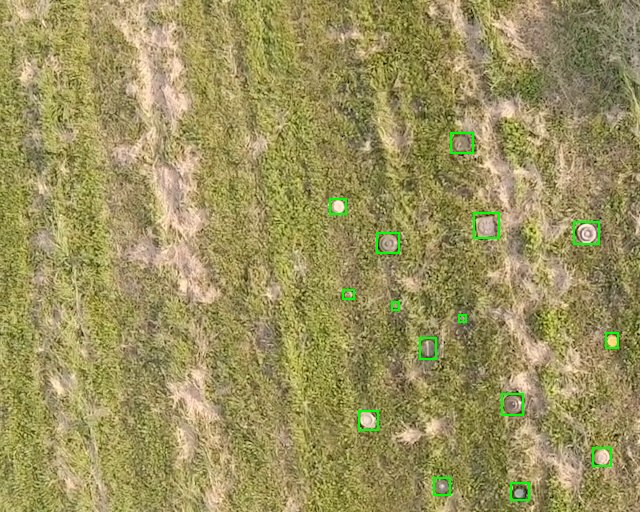
#> input picture paper_results/audit/montages/label_overlays/test_May_May_Morning_0_lwir_0_lwir_46.jpg, 640 x 512 px, given as the content of the folder ads/Landmine_project/Datasets/landmine_combined/train/images, which was not available
$ python phase2_resplit_full.py
#> lines starting #> are read from the running program, lines starting #| are printed output that depends on the picture; pictures that were not available may be replaced by others from this repository, and a replacement may not be noted
### scripts/phase1_audit.py
#!/usr/bin/env python3
"""Phase 1 dataset audit — SafeMine research plan v2.

CPU only. Does not train, does not modify the dataset, does not load model weights
for inference. Writes paper_results/audit/*.

Checks:
  1.1 Manifest (path, size, MD5, 64-bit pHash, boxes, areas, source)
  1.2 Exact duplicates (MD5 within/cross split)
  1.3 Near-duplicates (pHash Hamming under 8 dihedral transforms)
  1.4 Source / scene / filename / LWIR classification
  1.5 Label sanity (missing vs empty vs invalid)

Usage (from SafeMineAI-main):
  .venv\\Scripts\\python.exe scripts\\phase1_audit.py
"""
from __future__ import annotations

import argparse
import csv
import hashlib
import json
import math
import os
import re
import sys
import time
from collections import defaultdict
from pathlib import Path

import numpy as np
from PIL import Image, ImageDraw

Image.MAX_IMAGE_PIXELS = None

DATASET = Path(r"C:\Users\Delta\Downloads\Landmine_project\Datasets\landmine_combined")
OUT = Path(__file__).resolve().parents[1] / "paper_results" / "audit"
SPLITS = ("train", "valid", "test")
# Map folder name -> report name
SPLIT_ALIAS = {"valid": "val"}
IMG_EXT = {".jpg", ".jpeg", ".png", ".bmp", ".webp"}


# --------------------------------------------------------------------------- pHash


def _dct_matrix(n: int) -> np.ndarray:
    """Orthonormal-ish DCT-II matrix (n x n)."""
#> in main, im is the input picture: PIL image 640x512 RGB; mean R, G, B 155.6, 145.8, 93.3
    k = np.arange(n)[None, :]  # (1, n) frequencies
    j = np.arange(n)[:, None]  # (n, 1) samples
    M = np.cos(np.pi / n * (j + 0.5) * k)
    M[0, :] *= math.sqrt(1.0 / n)
    M[1:, :] *= math.sqrt(2.0 / n)
    return M


_DCT32 = _dct_matrix(32)


def phash64(img: Image.Image) -> int:
    """64-bit DCT perceptual hash (classic 32x32 -> 8x8 low-frequency)."""
    g = img.convert("L").resize((32, 32), Image.LANCZOS)
    a = np.asarray(g, dtype=np.float64)
    d = _DCT32 @ a @ _DCT32.T
    block = d[:8, :8].copy()
    med = np.median(block.flat[1:])  # exclude DC
    bits = (block.flat >= med).astype(np.uint64)
    h = 0
    for b in bits:
        h = (h << 1) | int(b)
    return h


def dihedral(img: Image.Image) -> list[Image.Image]:
    """8 orientations: 4 rotations x {identity, mirror}."""
    out = []
    for k in range(4):
        r = img.rotate(-90 * k, expand=True)  # PIL rotate CCW positive; -90 -> CW
        out.append(r)
        out.append(r.transpose(Image.FLIP_LEFT_RIGHT))
#> this loop made 4 passes
#> pass 3, in dihedral, `r = img.rotate(-90 * k, expand=True)`:
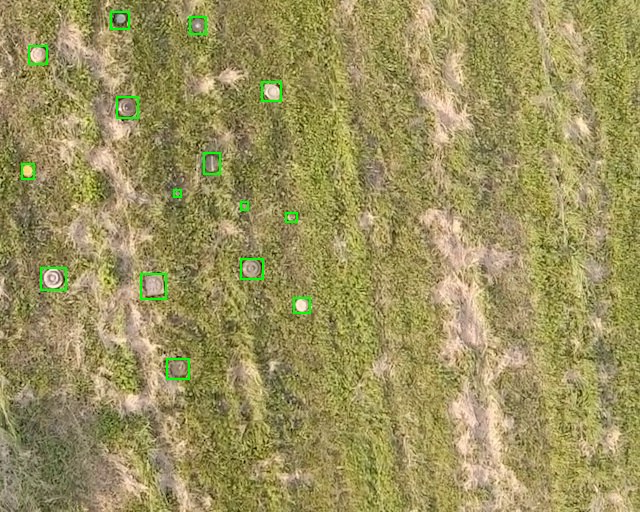
#> r: PIL image 640x512 RGB; mean R, G, B 155.6, 145.8, 93.3
#> after the loop:
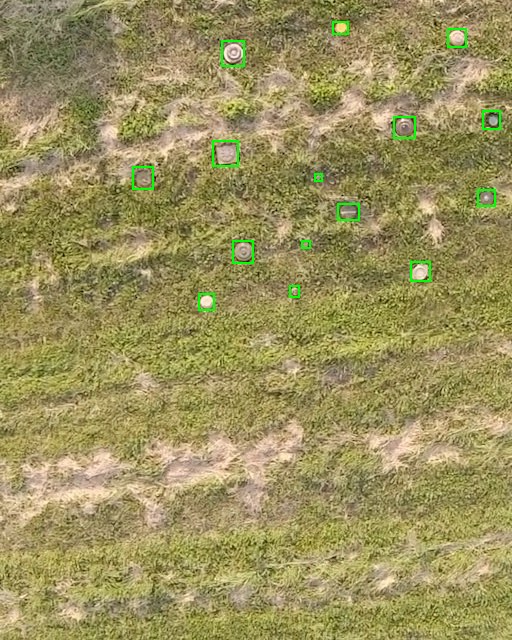
#> r: PIL image 512x640 RGB; mean R, G, B 155.6, 145.8, 93.3
#> after the loop, out = 8 items
    return out


def hamming64(a: int, b: int) -> int:
    return bin(a ^ b).count("1")


def popcount_u64(arr: np.ndarray) -> np.ndarray:
    x = arr.astype(np.uint64, copy=True)
    # SWAR popcount for 64-bit
    x = x - ((x >> np.uint64(1)) & np.uint64(0x5555555555555555))
    x = (x & np.uint64(0x3333333333333333)) + ((x >> np.uint64(2)) & np.uint64(0x3333333333333333))
    x = (x + (x >> np.uint64(4))) & np.uint64(0x0F0F0F0F0F0F0F0F)
    return ((x * np.uint64(0x0101010101010101)) >> np.uint64(56)).astype(np.uint8)


# --------------------------------------------------------------------------- helpers


# [738 lines left out: functions file_md5, base_key, source_of, label_path_for, parse_label, classify_image_content and 2 more, not called in this run]


# [2 lines that do not run on import are left out]

### scripts/phase2_resplit_full.py
#!/usr/bin/env python3
"""Phase 2b — rebuild groups with FULL pHash graph, then re-split.

Connects images when min Hamming over 8 dihedral transforms is <= --ham
(default 2), plus base_key and May/Jan sessions. Then assigns whole groups
and writes landmine_combined_v2.
"""
from __future__ import annotations

import argparse
import csv
import hashlib
import random
import re
import shutil
import sys
import time
from collections import defaultdict
from pathlib import Path

import numpy as np
import yaml
from PIL import Image

ROOT = Path(__file__).resolve().parents[1]
SRC = Path(r"C:\Users\Delta\Downloads\Landmine_project\Datasets\landmine_combined")
DST = Path(r"C:\Users\Delta\Downloads\Landmine_project\Datasets\landmine_combined_v2")
AUDIT = ROOT / "paper_results" / "audit"
SPLIT2 = ROOT / "paper_results" / "split_v2"
SEED = 42

sys.path.insert(0, str(ROOT / "scripts"))
from phase1_audit import dihedral, phash64, popcount_u64  # noqa: E402


class UF:
    def __init__(self) -> None:
        self.p: dict[str, str] = {}

    def find(self, x: str) -> str:
        if x not in self.p:
            self.p[x] = x
        while self.p[x] != x:
            self.p[x] = self.p[self.p[x]]
            x = self.p[x]
        return x

    def union(self, a: str, b: str) -> None:
        ra, rb = self.find(a), self.find(b)
        if ra != rb:
            self.p[rb] = ra


def may_jan_session(name: str) -> str | None:
    m = re.match(r"^(May_.*?|Jan_.*?)_lwir_(\d+)_lwir_(\d+)\.jpg$", name, re.I)
    if m:
        return f"{m.group(1)}_lwir_{m.group(2)}"
    return None


def base_key(name: str) -> str:
    stem = Path(name).stem
    m = re.match(r"^(.+)\.rf\.[0-9a-fA-F]+$", stem)
    return m.group(1) if m else stem


def source_of(name: str) -> str:
    if name.startswith("ds0"):
        return "ds0"
    if name.startswith("ds1"):
        return "ds1"
    if name.startswith("May"):
        return "May_lwir"
    if name.startswith("Jan"):
        return "Jan_lwir"
    return "other"


def pick_rep(members, prefer_neg=False):
    def score(r):
        is_rf = 1 if ".rf." in r["name"] else 0
        is_neg = (0 if int(r["n_boxes"]) == 0 else 1) if prefer_neg else 0
        return (is_rf, is_neg, -int(r["bytes"]), r["name"])
    return sorted(members, key=score)[0]


def main() -> int:
    ap = argparse.ArgumentParser()
    ap.add_argument("--src", type=Path, default=SRC)
    ap.add_argument("--dst", type=Path, default=DST)
    ap.add_argument("--ham", type=int, default=0, help="pHash edge threshold (0 = exact hash under dihedral)")
    ap.add_argument("--same-source-only", action="store_true", default=True,
                    help="Only add pHash edges within the same source prefix")
    ap.add_argument("--cross-source-ham", type=int, default=-1,
                    help="If >=0, also allow cross-source edges at this hamming")
    ap.add_argument("--n-valid", type=int, default=200)
    ap.add_argument("--n-test", type=int, default=200)
    ap.add_argument("--force", action="store_true")
    args = ap.parse_args()

    t0 = time.time()
    if hasattr(sys.stdout, "reconfigure"):
        sys.stdout.reconfigure(encoding="utf-8", errors="replace")

    # ---- load all images + labels + hashes ----
    rows = []
    hashes: list[np.ndarray] = []
    for split in ("train", "valid", "test"):
        img_dir = args.src / split / "images"
        for p in sorted(img_dir.iterdir()):
            if p.suffix.lower() not in {".jpg", ".jpeg", ".png", ".bmp"}:
                continue
            lbl = args.src / split / "labels" / (p.stem + ".txt")
            n_boxes = 0
            if lbl.exists():
                t = lbl.read_text(encoding="utf-8", errors="replace").strip()
                if t:
                    n_boxes = len([ln for ln in t.splitlines() if ln.strip()])
            with Image.open(p) as im:
                im = im.convert("RGB")
                hs = [phash64(t) for t in dihedral(im)]
#> in phash64, `d = _DCT32 @ a @ _DCT32.T`:
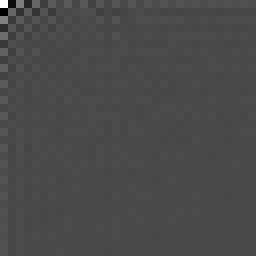
#> d: shape (32, 32) float64 (shown 8 times larger); min -813.4, max 1992, mean 7.4; drawn with min black and max white
#> in phash64, `med = np.median(block.flat[1:])`: med = -2.74
#> in phash64, `bits = (block.flat >= med).astype(np.uint64)`: bits = 64 values, max 1 at index 0, min 0 at index 1, mean 0.516
#> the loop in phash64, `for b in bits:` made 64 passes
#> (b, h) on passes 2 to 13: (0, 2), (1, 5), (0, 10), (1, 21), (0, 42), (1, 85), (0, 170), (0, 340), (1, 681), (0, 1362), (1, 2725), (0, 5450)
#> h on pass 1: 1
#> after the loop in phash64, `for b in bits:`: h = 12273903644391615061
#> the loop in phash64 (call 2), `for b in bits:` made 64 passes
#> in phash64 (call 5), `g = img.convert("L").resize((32, 32), Image.LANCZOS)`:
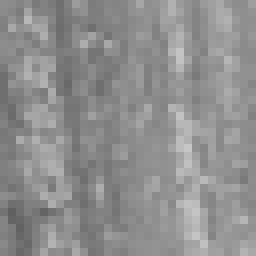
#> g: PIL image 32x32 L (shown 8 times larger); min 96, max 198, mean 142.7
#> in phash64 (call 5), `med = np.median(block.flat[1:])`: med = 3.52
#> the loop in phash64 (call 5), `for b in bits:` made 64 passes
#> after the loop in phash64 (call 5), `for b in bits:`: h = 12273904743886203479
#> in phash64 (call 6), `g = img.convert("L").resize((32, 32), Image.LANCZOS)`:
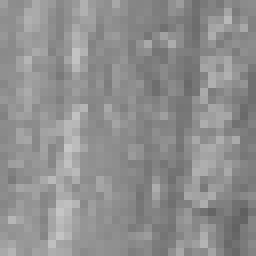
#> g: PIL image 32x32 L (shown 8 times larger); min 96, max 198, mean 142.7
#> in phash64 (call 6), `med = np.median(block.flat[1:])`: med = -5.69
#> the loop in phash64 (call 6), `for b in bits:` made 64 passes
#> after the loop in phash64 (call 6), `for b in bits:`: h = 12273622165187504982
#> in phash64 (call 7), `g = img.convert("L").resize((32, 32), Image.LANCZOS)`:
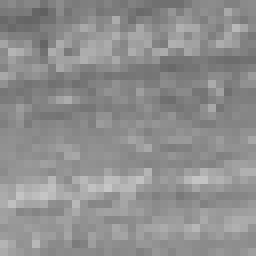
#> g: PIL image 32x32 L (shown 8 times larger); min 96, max 198, mean 142.7
#> in phash64 (call 7), `med = np.median(block.flat[1:])`: med = -7.54
#> the loop in phash64 (call 7), `for b in bits:` made 64 passes
#> after the loop in phash64 (call 7), `for b in bits:`: h = 12273903644374837847
#> in phash64 (call 8), `g = img.convert("L").resize((32, 32), Image.LANCZOS)`:
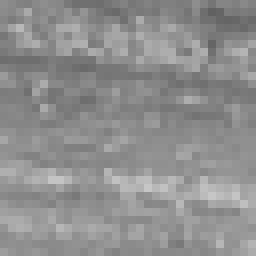
#> g: PIL image 32x32 L (shown 8 times larger); min 96, max 198, mean 142.7
#> in phash64 (call 8), `med = np.median(block.flat[1:])`: med = 3.77
#> the loop in phash64 (call 8), `for b in bits:` made 64 passes
#> after the loop in phash64 (call 8), `for b in bits:`: h = 12273903644374575989
#> hs = [12273903644391615061, 12273903644374838101, 12273903644442471178, 12273903644374837853, 12273904743886203479, 12273622165187504982, 12273903644374837847, 12273903644374575989]
                w, h = im.size
#> w = 640; h = 512
            rows.append({
                "path": str(p), "name": p.name, "orig_split": split,
                "bytes": p.stat().st_size, "n_boxes": n_boxes,
                "source": source_of(p.name), "base_key": base_key(p.name),
                "width": w, "height": h,
            })
            hashes.append(np.array(hs, dtype=np.uint64))
            if len(rows) % 500 == 0:
                print(f"  hashed {len(rows)}...")

    print(f"hashed all {len(rows)} images in {time.time()-t0:.1f}s")
    H = np.stack(hashes, axis=0)  # (N, 8)
    N = H.shape[0]

    # ---- union-find: base_key, session, pHash ----
    uf = UF()
    for i, r in enumerate(rows):
        uf.find(r["path"])
        uf.union(r["path"], f"base::{r['base_key']}")
        sess = may_jan_session(r["name"])
        if sess:
            uf.union(r["path"], f"sess::{sess}")

    # pHash edges: for each image, find others with min hamming <= ham
    # Use identity hash vs all 8 of others for speed (symmetric enough if we
    # check both directions via full tensor min).
    # Efficient: compare H[i,0] to H[j,:] and H[i,:] to H[j,0] etc.
    # Full (N,N,8) too big; do chunked.
    print("building pHash edges...")
    n_edges = 0
    chunk = 256
    src_arr = np.array([r["source"] for r in rows])
    for start in range(0, N, chunk):
        end = min(N, start + chunk)
        block = H[start:end, None, :]
        xor = block ^ H[None, :, :]
        dists = popcount_u64(xor.reshape(-1)).reshape(end - start, N, 8)
        mind = dists.min(axis=2)
        for a in range(end - start):
            i = start + a
            js = np.nonzero(mind[a] <= args.ham)[0]
            for j in js:
                j = int(j)
                if j <= i:
                    continue
                if src_arr[i] != src_arr[j]:
                    continue
                uf.union(rows[i]["path"], rows[j]["path"])
                n_edges += 1
        if start % 2048 == 0:
            print(f"  pairs scanned {end}/{N}, edges={n_edges}")
    print(f"pHash edges (ham<= {args.ham}, same source): {n_edges}")
#| pHash edges (ham<= 0, same source): 3

    groups: dict[str, list[int]] = defaultdict(list)
    for i, r in enumerate(rows):
        groups[uf.find(r["path"])].append(i)
    print(f"components: {len(groups)}")

    # ---- assign groups ----
    rng = random.Random(SEED)
    group_list = list(groups.values())
    has_neg = [any(rows[i]["n_boxes"] == 0 for i in g) for g in group_list]
    # shuffle then sort by size desc with random tiebreak
    order = list(range(len(group_list)))
    rng.shuffle(order)
    order.sort(key=lambda i: -len(group_list[i]))

    neg_idx = [i for i in range(len(group_list)) if has_neg[i]]
    rng.shuffle(neg_idx)
    neg_valid = neg_idx[: min(15, len(neg_idx))]
    rest = neg_idx[len(neg_valid):]
    neg_test = rest[: min(15, len(rest))]
    neg_train = rest[len(neg_test):]
    if len(neg_train) < 8 and len(neg_valid) > 5:
        move = neg_valid[-(8 - len(neg_train)):]
        neg_valid = [i for i in neg_valid if i not in move]
        neg_train = move + neg_train
    print(f"neg groups valid={len(neg_valid)} test={len(neg_test)} train={len(neg_train)}")
#| neg groups valid=1 test=0 train=0

    assign: dict[int, str] = {}
    for i in neg_valid:
        assign[i] = "valid"
    for i in neg_test:
        assign[i] = "test"
    for i in neg_train:
        assign[i] = "train"

    remaining = [i for i in range(len(group_list)) if i not in assign]
    rng.shuffle(remaining)
    remaining_small = sorted(remaining, key=lambda i: (len(group_list[i]), rng.random()))
    need_v = args.n_valid - sum(1 for s in assign.values() if s == "valid")
    need_t = args.n_test - sum(1 for s in assign.values() if s == "test")
    for i in remaining_small:
        if need_v <= 0 and need_t <= 0:
            break
        if need_v > 0 and (need_t <= 0 or len(group_list[i]) <= 8):
            assign[i] = "valid"
            need_v -= 1
        elif need_t > 0:
            assign[i] = "test"
            need_t -= 1
    for i in remaining:
        if i not in assign:
            assign[i] = "train"

    from collections import Counter
    print("groups by split:", Counter(assign[i] for i in assign))
#| groups by split: Counter({'valid': 1})

    # ---- materialize v2 ----
    if args.dst.exists():
        shutil.rmtree(args.dst)
    for split in ("train", "valid", "test"):
        (args.dst / split / "images").mkdir(parents=True)
        (args.dst / split / "labels").mkdir(parents=True)

    manifest_out, groups_out, dropped = [], [], []
    used_names: dict[str, set] = defaultdict(set)
    for gi, members in enumerate(group_list):
        split = assign[gi]
        gid = f"g{gi:05d}"
        mem_rows = [rows[i] for i in members]
        if split == "train":
            keep = mem_rows
        else:
            prefer_neg = any(int(r["n_boxes"]) == 0 for r in mem_rows)
            rep = pick_rep(mem_rows, prefer_neg=prefer_neg)
            keep = [rep]
            for r in mem_rows:
                if r["path"] != rep["path"]:
                    dropped.append((r["path"], split))
        groups_out.append({
            "group_id": gid, "split": split, "n_members": len(mem_rows),
            "n_kept": len(keep),
            "has_neg": int(any(int(r["n_boxes"]) == 0 for r in mem_rows)),
            "sources": "|".join(sorted({r["source"] for r in mem_rows})),
            "example": keep[0]["name"],
        })
        for r in keep:
            src_img = Path(r["path"])
            src_lbl = src_img.parent.parent / "labels" / (src_img.stem + ".txt")
            name = src_img.name
            if name in used_names[split]:
                name = f"{gid}_{name}"
            used_names[split].add(name)
            dst_img = args.dst / split / "images" / name
            # Do NOT use Path.with_suffix on Roboflow names (foo.rf.HASH.jpg).
            stem = name.rsplit(".", 1)[0]
            dst_lbl = args.dst / split / "labels" / (stem + ".txt")
            shutil.copy2(src_img, dst_img)
            if src_lbl.exists():
                shutil.copy2(src_lbl, dst_lbl)
            else:
                dst_lbl.write_text("", encoding="utf-8")
            manifest_out.append({
                "image": f"{split}/images/{name}",
                "group_id": gid, "split": split, "source": r["source"],
                "base_key": r["base_key"], "n_boxes": r["n_boxes"],
                "sha256": hashlib.sha256(dst_img.read_bytes()).hexdigest(),
            })

    data_yaml = {
        "path": str(args.dst.resolve()).replace("\\", "/"),
        "train": "train/images", "val": "valid/images", "test": "test/images",
        "nc": 1, "names": ["Landmine"],
    }
    (args.dst / "data.yaml").write_text(yaml.dump(data_yaml, sort_keys=False), encoding="utf-8")

    SPLIT2.mkdir(parents=True, exist_ok=True)
    with open(SPLIT2 / "split_manifest.csv", "w", newline="", encoding="utf-8") as f:
        cols = ["image", "group_id", "split", "source", "base_key", "n_boxes", "sha256"]
        w = csv.DictWriter(f, fieldnames=cols)
        w.writeheader()
        w.writerows(sorted(manifest_out, key=lambda x: (x["split"], x["image"])))
    with open(SPLIT2 / "groups.csv", "w", newline="", encoding="utf-8") as f:
        cols = ["group_id", "split", "n_members", "n_kept", "has_neg", "sources", "example"]
        w = csv.DictWriter(f, fieldnames=cols)
        w.writeheader()
        w.writerows(groups_out)
    with open(SPLIT2 / "dropped_non_reps.csv", "w", newline="", encoding="utf-8") as f:
        w = csv.writer(f)
        w.writerow(["path", "split_assign"])
        w.writerows(dropped)

    digest = hashlib.sha256((SPLIT2 / "split_manifest.csv").read_bytes()).hexdigest()
    (SPLIT2 / "sha256.txt").write_text(f"{digest}  split_manifest.csv\n", encoding="utf-8")
    (SPLIT2 / "data.yaml").write_text(yaml.dump(data_yaml, sort_keys=False), encoding="utf-8")

    for split in ("train", "valid", "test"):
        imgs = list((args.dst / split / "images").iterdir())
#> (the run stopped early here; a loop or call above may not have finished)
